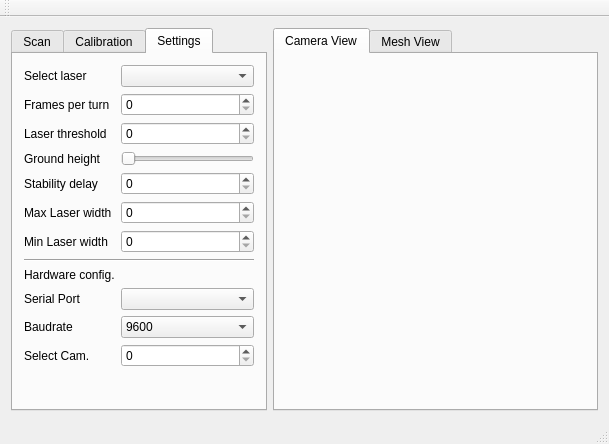
<?xml version="1.0" encoding="UTF-8"?>
<ui version="4.0">
 <class>FreeLSSMainWindow</class>
 <widget class="QMainWindow" name="FreeLSSMainWindow">
  <property name="geometry">
   <rect>
    <x>0</x>
    <y>0</y>
    <width>609</width>
    <height>444</height>
   </rect>
  </property>
  <property name="windowTitle">
   <string>FreeLSSMainWindow</string>
  </property>
  <widget class="QWidget" name="centralWidget">
   <layout class="QHBoxLayout" name="horizontalLayout">
    <item>
     <widget class="QTabWidget" name="controlWidget">
      <property name="maximumSize">
       <size>
        <width>256</width>
        <height>16777215</height>
       </size>
      </property>
      <property name="currentIndex">
       <number>2</number>
      </property>
      <widget class="QWidget" name="scanPane">
       <attribute name="title">
        <string>Scan</string>
       </attribute>
       <layout class="QFormLayout" name="formLayout">
        <item row="0" column="0">
         <widget class="QLabel" name="label">
          <property name="text">
           <string>Scan degrees</string>
          </property>
         </widget>
        </item>
        <item row="0" column="1">
         <widget class="QLineEdit" name="scanDegValue"/>
        </item>
        <item row="1" column="0">
         <widget class="QLabel" name="label_2">
          <property name="text">
           <string>Detail</string>
          </property>
         </widget>
        </item>
        <item row="1" column="1">
         <widget class="QLineEdit" name="scanDetailValue"/>
        </item>
        <item row="2" column="0">
         <widget class="QPushButton" name="startScanButton">
          <property name="text">
           <string>Start Scan</string>
          </property>
         </widget>
        </item>
       </layout>
      </widget>
      <widget class="QWidget" name="calibratePane">
       <attribute name="title">
        <string>Calibration</string>
       </attribute>
       <layout class="QFormLayout" name="formLayout_2">
        <item row="0" column="0" colspan="2">
         <widget class="QPushButton" name="testScannerButton">
          <property name="text">
           <string>Produce test image</string>
          </property>
         </widget>
        </item>
        <item row="1" column="0" colspan="2">
         <widget class="QPushButton" name="calibLasersButton">
          <property name="text">
           <string>Calibrate Lasers</string>
          </property>
         </widget>
        </item>
        <item row="2" column="0" colspan="2">
         <widget class="QPushButton" name="toggleLeftButton">
          <property name="text">
           <string>Toggle Left Laser</string>
          </property>
         </widget>
        </item>
        <item row="3" column="0" colspan="2">
         <widget class="QPushButton" name="toggleRightButton">
          <property name="text">
           <string>Toggle Right Laser</string>
          </property>
         </widget>
        </item>
        <item row="4" column="0">
         <widget class="QLineEdit" name="rotateDegreeValue"/>
        </item>
        <item row="4" column="1">
         <widget class="QPushButton" name="rotatePlatformButton">
          <property name="text">
           <string>Rotate platform</string>
          </property>
         </widget>
        </item>
       </layout>
      </widget>
      <widget class="QWidget" name="settingsPane">
       <attribute name="title">
        <string>Settings</string>
       </attribute>
       <layout class="QFormLayout" name="formLayout_3">
        <item row="0" column="0">
         <widget class="QLabel" name="label_3">
          <property name="text">
           <string>Select laser</string>
          </property>
         </widget>
        </item>
        <item row="0" column="1">
         <widget class="QComboBox" name="laserSelectBox">
          <property name="editable">
           <bool>false</bool>
          </property>
          <property name="insertPolicy">
           <enum>QComboBox::InsertAtBottom</enum>
          </property>
         </widget>
        </item>
        <item row="1" column="0">
         <widget class="QLabel" name="label_4">
          <property name="text">
           <string>Frames per turn</string>
          </property>
         </widget>
        </item>
        <item row="1" column="1">
         <widget class="QSpinBox" name="framesPerTurnValue"/>
        </item>
        <item row="2" column="0">
         <widget class="QLabel" name="label_5">
          <property name="text">
           <string>Laser threshold</string>
          </property>
         </widget>
        </item>
        <item row="2" column="1">
         <widget class="QSpinBox" name="laserThreshValue"/>
        </item>
        <item row="3" column="0">
         <widget class="QLabel" name="label_6">
          <property name="text">
           <string>Ground height</string>
          </property>
         </widget>
        </item>
        <item row="3" column="1">
         <widget class="QSlider" name="groundHeightValue">
          <property name="orientation">
           <enum>Qt::Horizontal</enum>
          </property>
         </widget>
        </item>
        <item row="4" column="0">
         <widget class="QLabel" name="label_7">
          <property name="text">
           <string>Stability delay</string>
          </property>
         </widget>
        </item>
        <item row="4" column="1">
         <widget class="QSpinBox" name="stabilityDelayValue"/>
        </item>
        <item row="5" column="0">
         <widget class="QLabel" name="label_8">
          <property name="text">
           <string>Max Laser width</string>
          </property>
         </widget>
        </item>
        <item row="5" column="1">
         <widget class="QSpinBox" name="maxLaserWidthValue"/>
        </item>
        <item row="6" column="0">
         <widget class="QLabel" name="label_9">
          <property name="text">
           <string>Min Laser width</string>
          </property>
         </widget>
        </item>
        <item row="6" column="1">
         <widget class="QSpinBox" name="minLaserWidthValue"/>
        </item>
        <item row="9" column="0" colspan="2">
         <widget class="Line" name="line">
          <property name="orientation">
           <enum>Qt::Horizontal</enum>
          </property>
         </widget>
        </item>
        <item row="11" column="0">
         <widget class="QLabel" name="label_10">
          <property name="text">
           <string>Hardware config.</string>
          </property>
         </widget>
        </item>
        <item row="12" column="0">
         <widget class="QLabel" name="label_11">
          <property name="text">
           <string>Serial Port</string>
          </property>
         </widget>
        </item>
        <item row="12" column="1">
         <widget class="QComboBox" name="serialPortValue"/>
        </item>
        <item row="14" column="0">
         <widget class="QLabel" name="label_12">
          <property name="text">
           <string>Select Cam.</string>
          </property>
         </widget>
        </item>
        <item row="14" column="1">
         <widget class="QSpinBox" name="camDevidValue"/>
        </item>
        <item row="13" column="0">
         <widget class="QLabel" name="label_13">
          <property name="text">
           <string>Baudrate</string>
          </property>
         </widget>
        </item>
        <item row="13" column="1">
         <widget class="QComboBox" name="baudRateValue">
          <item>
           <property name="text">
            <string>9600</string>
           </property>
          </item>
          <item>
           <property name="text">
            <string>38400</string>
           </property>
          </item>
          <item>
           <property name="text">
            <string>115200</string>
           </property>
          </item>
         </widget>
        </item>
       </layout>
      </widget>
     </widget>
    </item>
    <item>
     <widget class="QTabWidget" name="displayWidget">
      <property name="minimumSize">
       <size>
        <width>254</width>
        <height>0</height>
       </size>
      </property>
      <property name="currentIndex">
       <number>0</number>
      </property>
      <widget class="QWidget" name="camView">
       <property name="enabled">
        <bool>true</bool>
       </property>
       <attribute name="title">
        <string>Camera View</string>
       </attribute>
      </widget>
      <widget class="QVTKWidget" name="meshView">
       <attribute name="title">
        <string>Mesh View</string>
       </attribute>
       <layout class="QHBoxLayout" name="horizontalLayout_2"/>
      </widget>
     </widget>
    </item>
   </layout>
  </widget>
  <widget class="QMenuBar" name="menuBar">
   <property name="geometry">
    <rect>
     <x>0</x>
     <y>0</y>
     <width>609</width>
     <height>19</height>
    </rect>
   </property>
  </widget>
  <widget class="QToolBar" name="mainToolBar">
   <attribute name="toolBarArea">
    <enum>TopToolBarArea</enum>
   </attribute>
   <attribute name="toolBarBreak">
    <bool>false</bool>
   </attribute>
  </widget>
  <widget class="QStatusBar" name="statusBar"/>
 </widget>
 <layoutdefault spacing="6" margin="11"/>
 <customwidgets>
  <customwidget>
   <class>QVTKWidget</class>
   <extends>QWidget</extends>
   <header>QVTKWidget.h</header>
   <container>1</container>
  </customwidget>
 </customwidgets>
 <resources/>
 <connections/>
</ui>
